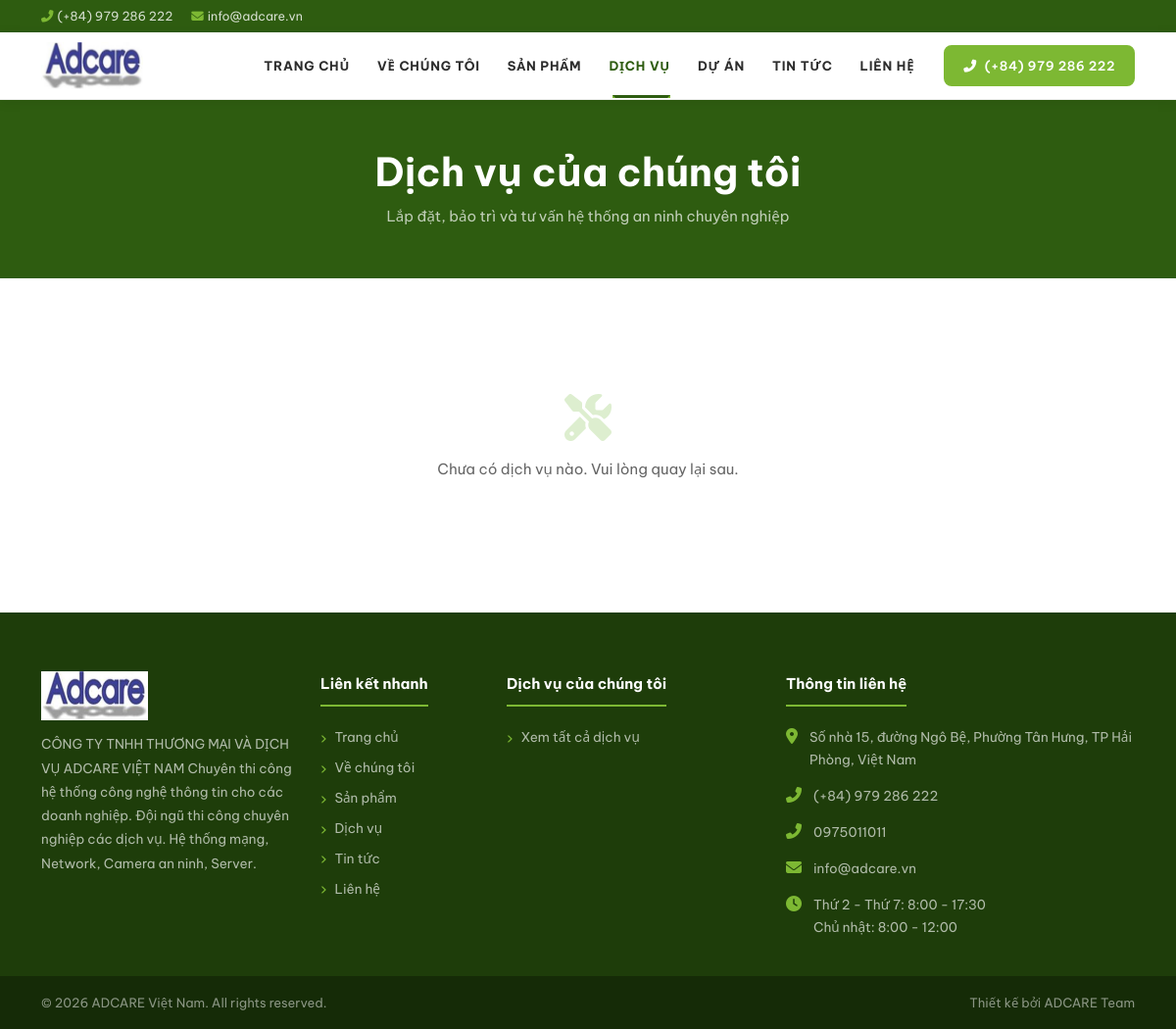
Page /dich-vu/ on the committed database.
### apps/core/models.py (models this page shows, shortened)
class SiteConfig(models.Model):
    company_name = models.CharField('Tên công ty', max_length=200, default='ADCARE Việt Nam')
    company_name_en = models.CharField('Tên tiếng Anh', max_length=200, blank=True)
    slogan = models.CharField('Slogan', max_length=300, blank=True)
    logo = ResizedImageField('Logo', size=[300, 100], upload_to='site/', blank=True)
    favicon = models.ImageField('Favicon', upload_to='site/', blank=True)
    address = models.TextField('Địa chỉ', blank=True)
    phone = models.CharField('Điện thoại', max_length=20, blank=True)
    phone_2 = models.CharField('Điện thoại 2', max_length=20, blank=True)
    email = models.EmailField('Email', blank=True)
    email_2 = models.EmailField('Email 2', blank=True)
    facebook_url = models.URLField('Facebook', blank=True)
    youtube_url = models.URLField('YouTube', blank=True)
    zalo_url = models.URLField('Zalo', blank=True)
    linkedin_url = models.URLField('LinkedIn', blank=True)
    google_maps_embed = models.TextField('Google Maps (iframe)', blank=True)
    working_hours = models.TextField(
        'Giờ làm việc', blank=True,
        default='Thứ 2 - Thứ 7: 8:00 - 17:30\nChủ nhật: 8:00 - 12:00',
        help_text='Mỗi dòng một khung giờ. VD: Thứ 2 - Thứ 7: 8:00 - 17:30'
    )
    footer_description = models.TextField(
        'Mô tả footer', blank=True,
        help_text='Đoạn giới thiệu ngắn hiển thị ở footer. Để trống sẽ dùng slogan.'
    )
    meta_description = models.TextField('Meta Description', blank=True)
    meta_keywords = models.TextField('Meta Keywords', blank=True)
    updated_at = models.DateTimeField(auto_now=True)
    class Meta:
        verbose_name = 'Cấu hình Website'
        verbose_name_plural = 'Cấu hình Website'
    @classmethod
    def get(cls):
        obj, _ = cls.objects.get_or_create(pk=1)
        return obj

### apps/services/views.py (the view)
# urls.py: path('', views.ServiceListView.as_view(), name='service_list'),
class ServiceListView(ListView):
    template_name = 'services/list.html'
    context_object_name = 'services'
    def get_queryset(self):
        qs = Service.objects.filter(is_active=True).select_related('category')
        slug = self.request.GET.get('danh-muc')
        if slug:
            qs = qs.filter(category__slug=slug)
        return qs
    def get_context_data(self, **kwargs):
        ctx = super().get_context_data(**kwargs)
        ctx['categories'] = ServiceCategory.objects.filter(is_active=True)
        ctx['page_title'] = 'Dịch vụ'
        slug = self.request.GET.get('danh-muc')
        if slug:
            ctx['current_category'] = get_object_or_404(ServiceCategory, slug=slug, is_active=True)
        else:
            ctx['current_category'] = None
        return ctx

### apps/core/context_processors.py (called while the page is built)
def site_config(request):
    return {
        'site_config': SiteConfig.get(),
        'nav_categories': ProductCategory.objects.filter(is_active=True).order_by('order'),
        'nav_service_categories': ServiceCategory.objects.filter(is_active=True).order_by('order'),
        'footer_services': Service.objects.filter(is_active=True).order_by('order')[:6],
    }

### apps/products/models.py (called while the page is built)
    def get_absolute_url(self):
        return reverse('product_category', kwargs={'cat_slug': self.slug})

### templates/services/list.html (shortened to what this page needs)
{% extends 'base.html' %}
{% load static %}
{% block content %}
<div class="page-header text-center">
  <div class="container">
    <h1>Dịch vụ của chúng tôi</h1>
    <p>Lắp đặt, bảo trì và tư vấn hệ thống an ninh chuyên nghiệp</p>
  </div>
</div>
<section class="section-pad">
  <div class="container">
    {% if services %}
    <div class="row g-4">
      {% for service in services %}
      <div class="col-lg-4 col-md-6">
        <div class="card-item">
          <div class="card-img-wrap">
            <a href="{{ service.get_absolute_url }}">
              <img src="{{ service.image.url }}" alt="{{ service.name }}">
            </a>
          </div>
          <div class="card-body">
            {% if service.icon %}
            <div style="font-size:24px;color:var(--accent);margin-bottom:8px;"><i class="{{ service.icon }}"></i></div>
            {% endif %}
            <h3 class="card-title">
              <a href="{{ service.get_absolute_url }}" style="color:inherit;">{{ service.name }}</a>
            </h3>
            {% if service.short_desc %}<p class="card-text">{{ service.short_desc }}</p>{% endif %}
            <a href="{{ service.get_absolute_url }}" class="card-link">Xem chi tiết <i class="fas fa-arrow-right ms-1"></i></a>
          </div>
        </div>
      </div>
      {% endfor %}
    </div>
    {% else %}
    <div class="text-center py-5" style="color:var(--text-muted);">
      <i class="fas fa-tools" style="font-size:48px;margin-bottom:16px;color:var(--border);"></i>
      <p>Chưa có dịch vụ nào. Vui lòng quay lại sau.</p>
    </div>
    {% endif %}
  </div>
</section>
{% endblock %}

### templates/components/navbar.html (shortened to what this page needs)
{% load static %}
<div class="top-bar d-none d-md-block">
  <div class="container">
    <div class="d-flex justify-content-between align-items-center">
      <div>
        {% if site_config.phone %}
        <span class="me-3"><i class="fas fa-phone-alt"></i>{{ site_config.phone }}</span>
        {% endif %}
        {% if site_config.email %}
        <span><i class="fas fa-envelope"></i>{{ site_config.email }}</span>
        {% endif %}
      </div>
    </div>
  </div>
</div>
{% with path=request.path %}
<nav class="navbar navbar-expand-lg main-navbar">
  <div class="container">
    <a class="navbar-brand d-flex align-items-center gap-2" href="{% url 'home' %}">
      {% if site_config.logo %}
      <img src="{{ site_config.logo.url }}" alt="{{ site_config.company_name }}">
      {% else %}
      <div>
        <span class="brand-text">{{ site_config.company_name|default:"ADCARE" }}</span>
        <span class="brand-sub">{{ site_config.slogan|default:"Camera & Hệ thống an ninh" }}</span>
      </div>
      {% endif %}
    </a>
    <div class="collapse navbar-collapse" id="mainNav">
      <ul class="navbar-nav ms-auto">
        <li class="nav-item{% if path == '/' %} active{% endif %}">
          <a class="nav-link" href="{% url 'home' %}">Trang chủ</a>
        </li>
        <li class="nav-item{% if '/ve-chung-toi/' in path %} active{% endif %}">
          <a class="nav-link" href="{% url 'about' %}">Về chúng tôi</a>
        </li>
        <li class="nav-item dropdown{% if '/san-pham/' in path %} active{% endif %}">
          <a class="nav-link dropdown-toggle" href="{% url 'product_list' %}"
             data-bs-toggle="dropdown">Sản phẩm</a>
        </li>
        <li class="nav-item dropdown{% if '/dich-vu/' in path %} active{% endif %}">
          <a class="nav-link dropdown-toggle" href="{% url 'service_list' %}"
             data-bs-toggle="dropdown">Dịch vụ</a>
        </li>
        <li class="nav-item{% if '/du-an/' in path %} active{% endif %}">
          <a class="nav-link" href="{% url 'project_list' %}">Dự án</a>
        </li>
        <li class="nav-item{% if '/tin-tuc/' in path %} active{% endif %}">
          <a class="nav-link" href="{% url 'news_list' %}">Tin tức</a>
        </li>
        <li class="nav-item{% if '/lien-he/' in path %} active{% endif %}">
          <a class="nav-link" href="{% url 'contact' %}">Liên hệ</a>
        </li>
      </ul>
      {% if site_config.phone %}
      <a href="tel:{{ site_config.phone }}" class="btn-primary-custom ms-3 d-none d-lg-inline-flex align-items-center gap-2">
        <i class="fas fa-phone-alt"></i> {{ site_config.phone }}
      </a>
      {% endif %}
    </div>
  </div>
</nav>
{% endwith %}

### templates/components/footer.html (shortened to what this page needs)
{% load static %}
<footer class="main-footer">
  <div class="container">
    <div class="row g-4">
      <div class="col-lg-3 col-md-6">
        <div class="footer-brand">
          {% if site_config.logo %}
          <img src="{{ site_config.logo.url }}" alt="{{ site_config.company_name }}" style="height:50px;margin-bottom:12px;">
          {% else %}
          <span class="brand-name">{{ site_config.company_name|default:"ADCARE" }}</span>
          <span class="brand-sub">Việt Nam</span>
          {% endif %}
          <p>{{ site_config.footer_description|default:site_config.slogan|default:"Giải pháp camera & hệ thống an ninh toàn diện, chuyên nghiệp cho doanh nghiệp và gia đình." }}</p>
        </div>
      </div>
      <div class="col-lg-2 col-md-6">
        <h6 class="footer-title">Liên kết nhanh</h6>
        <ul class="footer-links">
          <li><a href="{% url 'home' %}">Trang chủ</a></li>
          <li><a href="{% url 'about' %}">Về chúng tôi</a></li>
          <li><a href="{% url 'product_list' %}">Sản phẩm</a></li>
          <li><a href="{% url 'service_list' %}">Dịch vụ</a></li>
          <li><a href="{% url 'news_list' %}">Tin tức</a></li>
          <li><a href="{% url 'contact' %}">Liên hệ</a></li>
        </ul>
      </div>
      <div class="col-lg-3 col-md-6">
        <h6 class="footer-title">Dịch vụ của chúng tôi</h6>
        <ul class="footer-links">
          {% if footer_services %}
            {% for svc in footer_services %}
            <li><a href="{{ svc.get_absolute_url }}">{{ svc.name }}</a></li>
            {% endfor %}
          {% else %}
            <li><a href="{% url 'service_list' %}">Xem tất cả dịch vụ</a></li>
          {% endif %}
        </ul>
      </div>
      <div class="col-lg-4 col-md-6">
        <h6 class="footer-title">Thông tin liên hệ</h6>
        {% if site_config.address %}
        <div class="footer-contact-item">
          <i class="fas fa-map-marker-alt"></i>
          <span>{{ site_config.address }}</span>
        </div>
        {% endif %}
        {% if site_config.phone %}
        <div class="footer-contact-item">
          <i class="fas fa-phone-alt"></i>
          <a href="tel:{{ site_config.phone }}">{{ site_config.phone }}</a>
        </div>
        {% endif %}
        {% if site_config.phone_2 %}
        <div class="footer-contact-item">
          <i class="fas fa-phone-alt"></i>
          <a href="tel:{{ site_config.phone_2 }}">{{ site_config.phone_2 }}</a>
        </div>
        {% endif %}
        {% if site_config.email %}
        <div class="footer-contact-item">
          <i class="fas fa-envelope"></i>
          <a href="mailto:{{ site_config.email }}">{{ site_config.email }}</a>
        </div>
        {% endif %}
        {% if site_config.working_hours %}
        <div class="footer-contact-item mt-2">
          <i class="fas fa-clock"></i>
          <span>{{ site_config.working_hours|linebreaksbr }}</span>
        </div>
        {% endif %}
      </div>
    </div>
  </div>
  <div class="footer-bottom mt-4">
    <div class="container">
      <div class="d-flex flex-column flex-md-row justify-content-between align-items-center gap-2">
        <span>© {% now "Y" %} {{ site_config.company_name|default:"ADCARE Việt Nam" }}. All rights reserved.</span>
        <span>Thiết kế bởi <a href="#">ADCARE Team</a></span>
      </div>
    </div>
  </div>
</footer>

### static/css/main.css (style rules this page uses)
:root { --navy: #2e5c10; --navy-dark: #1e3d0a; --navy-light: #3d7a18; --accent: #7db833; --accent-hover:#659a28; --blue: #5a9020; --blue-light: #72b028; --text: #2d2d2d; --text-muted: #666666; --light: #f2f8ed; --white: #ffffff; --border: #ddeecf; --shadow: 0 4px 20px rgba(46,92,16,0.10); --shadow-hover:0 8px 30px rgba(46,92,16,0.18); --radius: 8px; --radius-lg: 12px; --transition: all 0.3s ease; }
* { box-sizing: border-box; }
body { font-family: 'Be Vietnam Pro', 'Segoe UI', sans-serif; color: var(--text); line-height: 1.7; font-size: 15px; }
a { color: var(--blue); text-decoration: none; transition: var(--transition); }
img { max-width: 100%; height: auto; }
.btn-primary-custom { background: var(--accent); color: #fff; border: 2px solid var(--accent); padding: 10px 28px; border-radius: var(--radius); font-weight: 600; font-size: 14px; letter-spacing: 0.5px; transition: var(--transition); display: inline-block; }

### static/css/navbar.css (style rules this page uses)
.main-navbar { background: #fff !important; padding: 0; box-shadow: 0 2px 12px rgba(0,0,0,0.08); position: sticky; top: 0; z-index: 1000; border-bottom: 1px solid #eee; }
.navbar-brand { padding: 10px 0; }
.navbar-brand img { height: 48px; width: auto; }
.navbar-nav .nav-link { color: var(--text) !important; font-size: 13px; font-weight: 700; padding: 22px 14px !important; letter-spacing: 0.8px; text-transform: uppercase; transition: var(--transition); position: relative; }
.navbar-nav .nav-link::after { content: ''; position: absolute; bottom: 0; left: 14px; right: 14px; height: 3px; background: var(--accent); transform: scaleX(0); transition: var(--transition); }
.navbar-nav .nav-link:hover::after, .navbar-nav .nav-item.active .nav-link::after { transform: scaleX(1); }
.navbar-nav .nav-item.active .nav-link { color: var(--navy) !important; }
.top-bar { background: var(--navy); padding: 6px 0; font-size: 12.5px; color: rgba(255,255,255,0.8); }
.top-bar i { margin-right: 4px; color: var(--accent); }
.main-navbar .btn-primary-custom { font-size: 13px; padding: 8px 18px; }

### static/css/footer.css (style rules this page uses)
.main-footer { background: var(--navy-dark); color: rgba(255,255,255,0.75); padding: 60px 0 0; }
.footer-brand p { font-size: 13.5px; line-height: 1.8; color: rgba(255,255,255,0.65); }
.footer-title { font-size: 15px; font-weight: 700; color: #fff; margin-bottom: 20px; padding-bottom: 12px; border-bottom: 2px solid var(--accent); display: inline-block; }
.footer-links { list-style: none; padding: 0; margin: 0; }
.footer-links li { margin-bottom: 8px; }
.footer-links a { color: rgba(255,255,255,0.65); font-size: 13.5px; transition: var(--transition); display: flex; align-items: center; gap: 8px; }
.footer-links a::before { content: '›'; color: var(--accent); font-size: 16px; line-height: 1; }
.footer-contact-item { display: flex; gap: 12px; margin-bottom: 14px; font-size: 13.5px; color: rgba(255,255,255,0.65); }
.footer-contact-item i { color: var(--accent); font-size: 16px; margin-top: 2px; flex-shrink: 0; }
.footer-contact-item a { color: rgba(255,255,255,0.65); }
.footer-bottom { background: rgba(0,0,0,0.3); padding: 16px 0; margin-top: 40px; font-size: 13px; color: rgba(255,255,255,0.5); }
.footer-bottom a { color: rgba(255,255,255,0.5); }

### static/css/mobile.css (style rules this page uses)
.page-header { background: var(--navy); padding: 50px 0; }
.page-header h1 { color: #fff; font-weight: 700; margin-bottom: 8px; }
.page-header p { color: rgba(255,255,255,0.7); margin: 0; }

### templates/base.html (style rules this page uses)
.section-pad { padding: 70px 0; }

### rows in the picture
SiteConfig: phone "(+84) 979 286 222", email "info@adcare.vn", logo (picture), footer_description "CÔNG TY TNHH THƯƠNG MẠI VÀ DỊCH VỤ ADCARE VIỆT NAM Chuyên thi công hệ thống công nghệ thông tin cho các doanh nghiệp. Đội ngũ thi công chuyên nghiệp các dịch vụ. Hệ thống mạng, Network, Camera an ninh, Server.", address "Số nhà 15, đường Ngô Bệ, Phường Tân Hưng, TP Hải Phòng, Việt Nam", phone_2 "0975011011", working_hours "Thứ 2 - Thứ 7: 8:00 - 17:30 Chủ nhật: 8:00 - 12:00", company_name "ADCARE Việt Nam"
